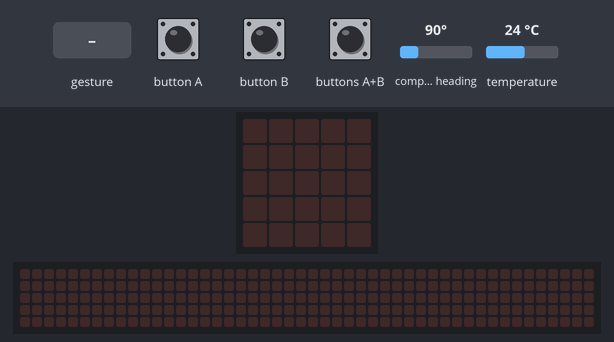
This program was run on a simulated BBC micro:bit (MakeCode). Shown: the board's 5×5 LED display, a strip that is not on the board, showing the scrolling text unrolled. Inputs (shaded band) come from the test bench; at power-on: compass heading 90°, temperature 24 °C. Random numbers come from a fixed seed; a tilt is held for 1.5 s and a shake lasts 1 s, then the board lies face up again; the 48×5 strip is a reading aid, not a part: it shows the text the display is scrolling, unrolled, one strip-width of it at a time; the compass is already calibrated.

Above: at 1.2 s.
1.3 s: button A pressed for 0.15 s
At 3.92 s:
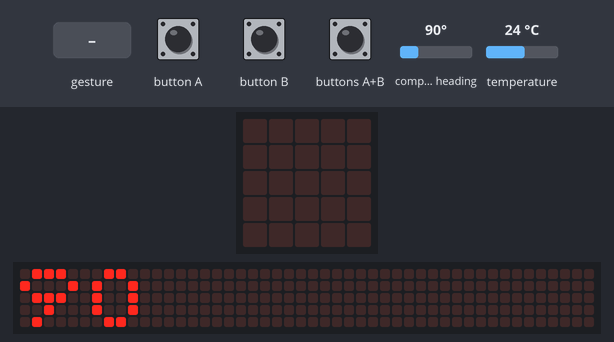
4.3 s: button B pressed for 0.15 s
At 7.2 s:
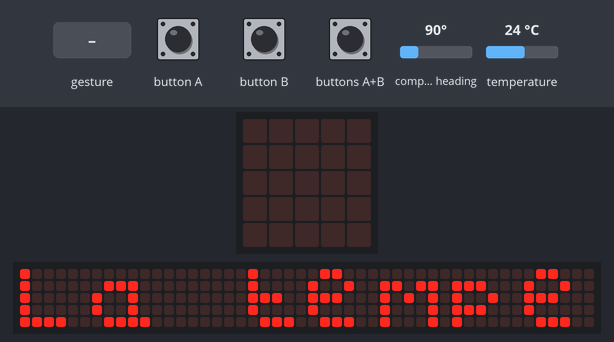
7.3 s: buttons A+B pressed for 0.15 s
At 7.52 s:
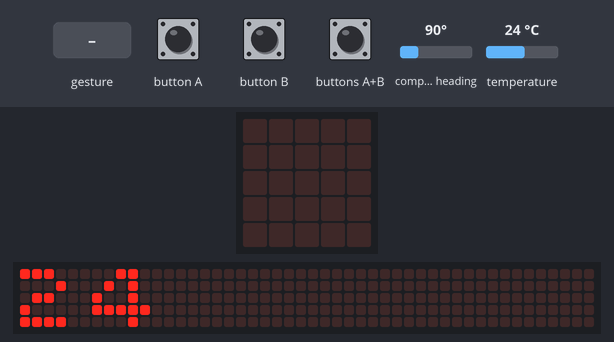
10.3 s: gesture 'shake'
At 11.6 s:
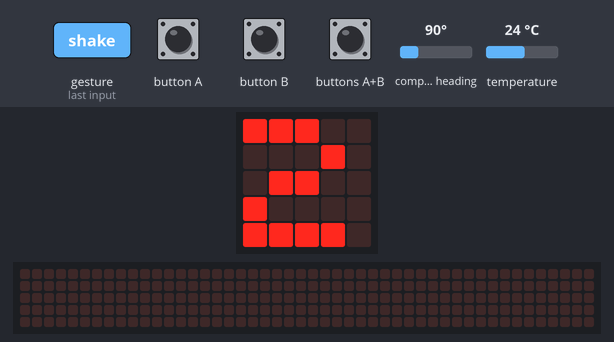
12.0 s: buttons A+B pressed for 1 s
At 13.5 s:
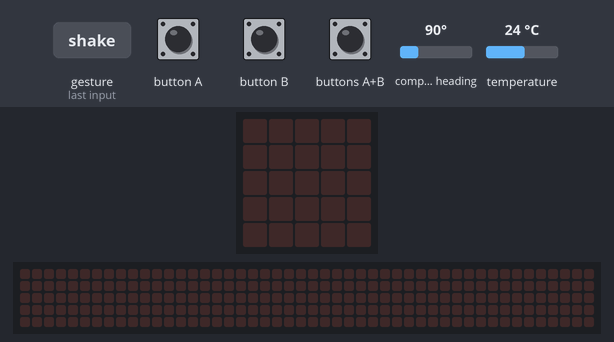
14.5 s: button B pressed for 0.15 s
At 14.87 s:
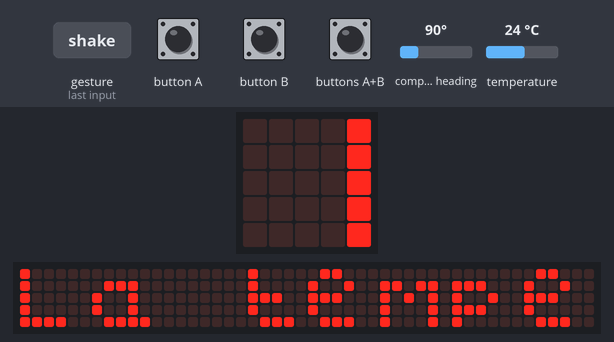

Measured:
- after the input at 1.3 s, the display: changes after 0.15 s (image 1)
- after the input at 4.3 s, the display: changes after 0.15 s (image 2)
- after the input at 10.3 s, the display: changes after 0.20 s (image 4)
- after the input at 12.0 s, the display: changes after 1.0 s (image 5)
- after the input at 14.5 s, the display: first changes after 0.15 s (image 6 shows a later state)
- what the display in image 1 shows lasts 0.5 s, from 3.7 s to 4.2 s

The program:

main.ts
```typescript
input.onButtonPressed(Button.A, function () {
    basic.showNumber(input.compassHeading())
})
input.onGesture(Gesture.Shake, function () {
    basic.showNumber(randint(1, 6))
})
input.onButtonPressed(Button.AB, function () {
    basic.clearScreen()
    led.stopAnimation()
})
input.onButtonPressed(Button.B, function () {
    basic.showString("La temperatura es")
    basic.showNumber(input.temperature())
})
```

test.ts
```typescript
// aquí va el archivo "tests"; esto no se compilará cuando este paquete se utilice como una extensión.
```
